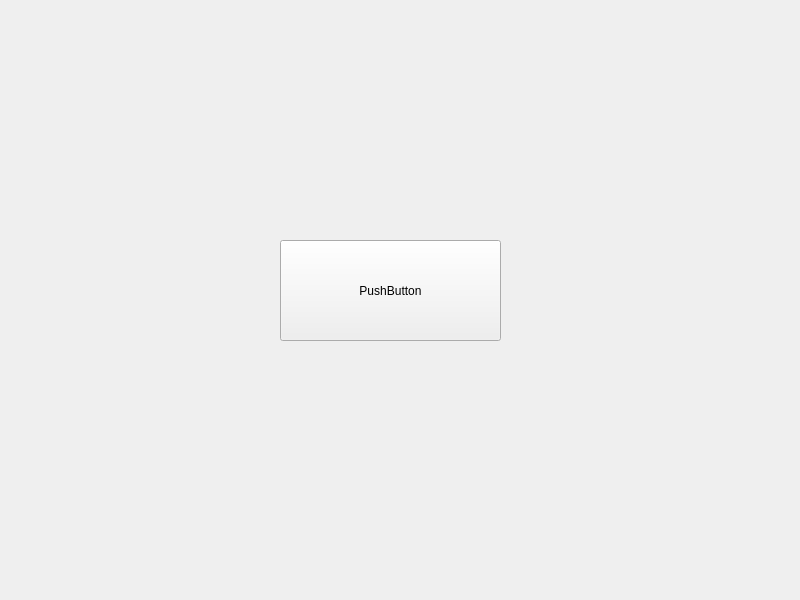
<?xml version="1.0" encoding="UTF-8"?>
<ui version="4.0">
 <class>Widget</class>
 <widget class="QWidget" name="Widget">
  <property name="geometry">
   <rect>
    <x>0</x>
    <y>0</y>
    <width>800</width>
    <height>600</height>
   </rect>
  </property>
  <property name="windowTitle">
   <string>Widget</string>
  </property>
  <widget class="QPushButton" name="pushButton">
   <property name="geometry">
    <rect>
     <x>280</x>
     <y>240</y>
     <width>221</width>
     <height>101</height>
    </rect>
   </property>
   <property name="text">
    <string>PushButton</string>
   </property>
  </widget>
 </widget>
 <resources/>
 <connections/>
</ui>
